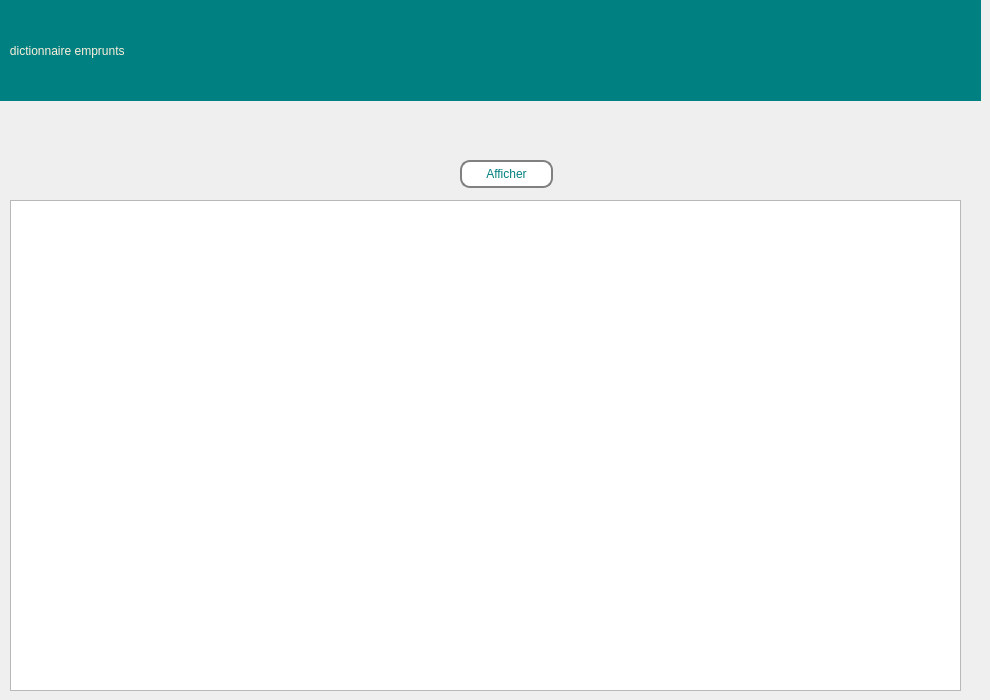
    <widget class="QWidget" name="page_afficher_emprunts">
     <widget class="QPushButton" name="afficher_botton_dictionnaire_emprunt">
      <property name="geometry">
       <rect>
        <x>460</x>
        <y>160</y>
        <width>93</width>
        <height>28</height>
       </rect>
      </property>
      <property name="styleSheet">
       <string notr="true">border: 2px solid gray;
font: 63 9pt &quot;Segoe UI Variable Display Semib&quot;;
  border-radius: 10px;
  padding: 0 8px;
  
color: rgb(0, 128, 128);
background-color: rgb(255, 255, 255);</string>
      </property>
      <property name="text">
       <string>Afficher</string>
      </property>
     </widget>
     <widget class="QLabel" name="label_273">
      <property name="geometry">
       <rect>
        <x>0</x>
        <y>0</y>
        <width>981</width>
        <height>101</height>
       </rect>
      </property>
      <property name="toolTip">
       <string>&lt;html&gt;&lt;head/&gt;&lt;body&gt;&lt;p align=&quot;center&quot;&gt;&lt;br/&gt;&lt;/p&gt;&lt;/body&gt;&lt;/html&gt;</string>
      </property>
      <property name="styleSheet">
       <string notr="true">color: rgb(253, 239, 220);background-color: rgb(0, 128, 128);
font: 75 16pt &quot;Rockwell&quot;;
</string>
      </property>
      <property name="text">
       <string>   dictionnaire emprunts</string>
      </property>
     </widget>
     <widget class="QTableWidget" name="tableWidget_emprunts">
      <property name="geometry">
       <rect>
        <x>10</x>
        <y>200</y>
        <width>951</width>
        <height>491</height>
       </rect>
      </property>
     </widget>
    </widget>
